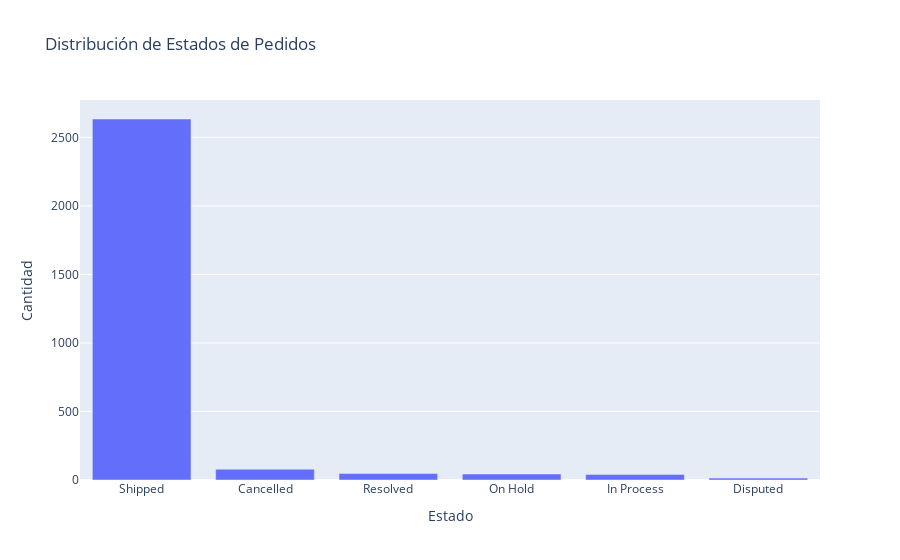

Write notebook code for a chart like this one.
### Markdown cell above
## 1. Ventas Totales por Estado del Pedido (`status`)

### Code cell
# Conteo de estados
status_counts = df['status'].value_counts().reset_index()
status_counts.columns = ['status', 'count']

# Gráfico interactivo
fig = px.bar(status_counts, x='status', y='count', title='Distribución de Estados de Pedidos', labels={'count': 'Cantidad', 'status': 'Estado'})
fig.show()

### Figure 1 — Plotly figure (JSON) as saved in the notebook; plotly's stock layout.template omitted (floating-point values rounded to 4 significant figures)
{"data": [{"hovertemplate": "Estado=%{x}<br>Cantidad=%{y}<extra></extra>", "legendgroup": "", "marker": {"color": "#636efa", "pattern": {"shape": ""}}, "name": "", "orientation": "v", "showlegend": false, "textposition": "auto", "type": "bar", "x": ["Shipped", "Cancelled", "Resolved", "On Hold", "In Process", "Disputed"], "xaxis": "x", "y": [2634, 79, 47, 44, 41, 14], "yaxis": "y"}], "layout": {"barmode": "relative", "legend": {"tracegroupgap": 0}, "title": {"text": "Distribución de Estados de Pedidos"}, "xaxis": {"anchor": "y", "domain": [0, 1], "title": {"text": "Estado"}}, "yaxis": {"anchor": "x", "domain": [0, 1], "title": {"text": "Cantidad"}}}}
